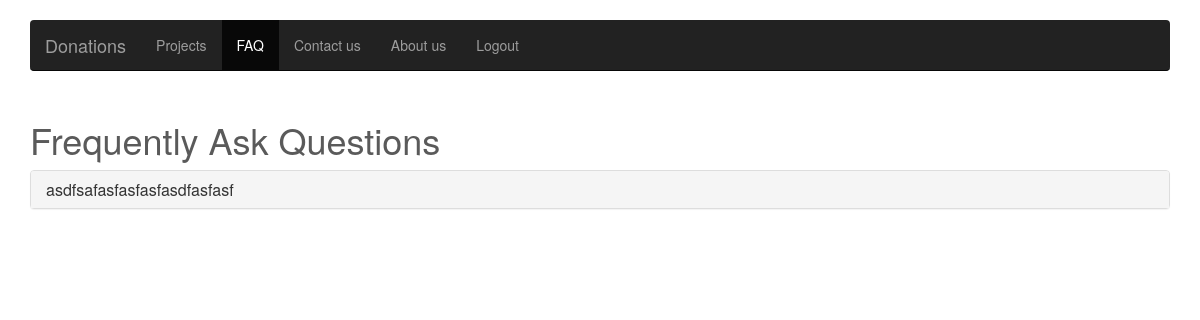
The page /faq/ (signed in) on the database as committed earlier.
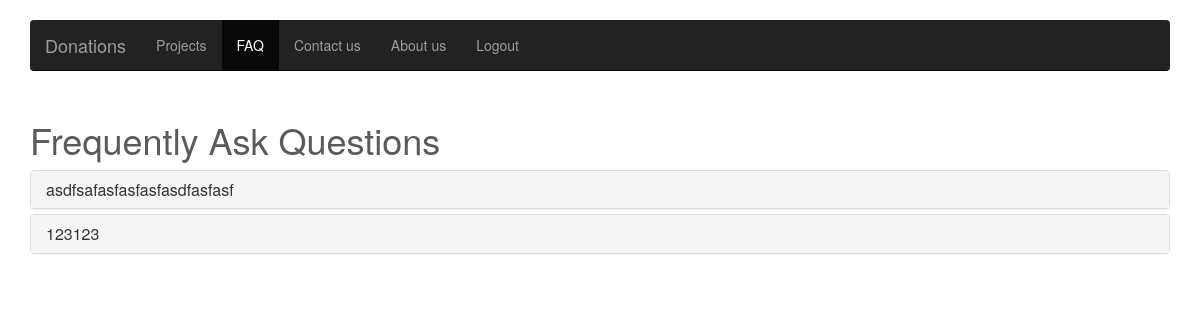
The same page on the database as committed later.
### Donations/models.py (models this page shows, shortened)
class Faq(models.Model):
	question = models.CharField(max_length=200)
	answer = models.TextField()
	timestamp = models.DateTimeField(auto_now_add=True, auto_now=False)
	updated = models.DateTimeField(auto_now_add=False, auto_now=True)

### Donations/views.py (the view)
# urls.py: url(r'^faq/$', 'Donations.views.faq', name="faq"),
def faq(request):
	if 'email' not in request.session:
		return HttpResponseRedirect("/login/")
	FAQ = Faq.objects.all()
	context = {
		"FAQ": FAQ,
	}
	return render(request, "Donations/faq.html", context)

### Donations/templates/Donations/faq.html (shortened to what this page needs)
{% load staticfiles %}
<!DOCTYPE html>
<html lang="en">
  <head>
    <link href="{% static 'css/bootstrap.min.css' %}" rel="stylesheet">
    <link href="{% static 'css/font-awesome.min.css' %}" rel="stylesheet">
    <link href="{% static 'css/navbar.css' %}" rel="stylesheet">
  </head>
  <body>
    <div class="navbar-wrapper">
      <div class="container">
        <nav class="navbar navbar-inverse navbar-static-top">
          <div class="container">
            <div class="navbar-header">
              <a class="navbar-brand" href="/home" >Donations</a>
            </div>
            <div id="navbar" class="navbar-collapse collapse">
              <ul class="nav navbar-nav">
                <li><a href="#contact">Projects</a></li>
                <li class="active"><a href="/faq">FAQ</a></li>
                <li><a href="#contact">Contact us</a></li>
                <li><a href="#contact">About us</a></li>
                <li><a href="/logout">Logout</a></li>
              </ul>
            </div>
          </div>
        </nav>
      </div>
    </div>
  <div class="container">
    <h1>Frequently Ask Questions</h1>
    <div class="panel-group" id="accordion">
      {% for i in FAQ %}
      <div class="panel panel-default">
        <div class="panel-heading">
          <h4 class="panel-title">
            <a data-toggle="collapse" data-parent="#accordion" href="#collapse{{forloop.counter}}">
              {{i.question}}
            </a>
          </h4>
        </div>
      </div>
      {% endfor %}
    </div>
  </div>
  </body>
</html>

### Donations/static/css/navbar.css (style rules this page uses)
body { color: #5a5a5a; margin-top: 100px; }
.navbar-wrapper { position: absolute; top: 0; right: 0; left: 0; z-index: 20; }
.navbar-wrapper > .container { padding-right: 0; padding-left: 0; }
.navbar-wrapper .navbar { padding-right: 15px; padding-left: 15px; }
.navbar-wrapper .navbar .container { width: auto; }
@media (min-width: 768px) { .navbar-wrapper { margin-top: 20px; } }
@media (min-width: 768px) { .navbar-wrapper .container { padding-right: 15px; padding-left: 15px; } }
@media (min-width: 768px) { .navbar-wrapper .navbar { padding-right: 0; padding-left: 0; } }
@media (min-width: 768px) { .navbar-wrapper .navbar { border-radius: 4px; } }

Rows that differ between the two databases and show on the page:
added Faq: question "123123"
